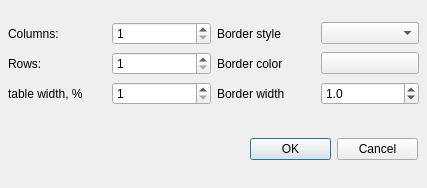
<?xml version="1.0" encoding="UTF-8"?>
<ui version="4.0">
 <class>DlgInsertTable</class>
 <widget class="QDialog" name="DlgInsertTable">
  <property name="geometry">
   <rect>
    <x>0</x>
    <y>0</y>
    <width>427</width>
    <height>188</height>
   </rect>
  </property>
  <property name="windowTitle">
   <string>Dialog</string>
  </property>
  <widget class="QWidget" name="layoutWidget">
   <property name="geometry">
    <rect>
     <x>250</x>
     <y>120</y>
     <width>168</width>
     <height>58</height>
    </rect>
   </property>
   <layout class="QGridLayout" name="gridLayout_2">
    <item row="0" column="0">
     <widget class="QPushButton" name="OKButton">
      <property name="text">
       <string>OK</string>
      </property>
     </widget>
    </item>
    <item row="0" column="1">
     <widget class="QPushButton" name="cancelButton">
      <property name="text">
       <string>Cancel</string>
      </property>
     </widget>
    </item>
   </layout>
  </widget>
  <widget class="QWidget" name="layoutWidget">
   <property name="geometry">
    <rect>
     <x>8</x>
     <y>21</y>
     <width>411</width>
     <height>87</height>
    </rect>
   </property>
   <layout class="QGridLayout" name="gridLayout">
    <item row="0" column="0">
     <widget class="QLabel" name="label">
      <property name="text">
       <string>Columns:</string>
      </property>
     </widget>
    </item>
    <item row="0" column="1">
     <widget class="QSpinBox" name="columsNumber">
      <property name="minimum">
       <number>1</number>
      </property>
      <property name="maximum">
       <number>100000</number>
      </property>
     </widget>
    </item>
    <item row="0" column="2">
     <widget class="QLabel" name="label_3">
      <property name="text">
       <string>Border style</string>
      </property>
     </widget>
    </item>
    <item row="0" column="3">
     <widget class="QComboBox" name="comboBoxFrameStyle"/>
    </item>
    <item row="1" column="0">
     <widget class="QLabel" name="label_2">
      <property name="text">
       <string>Rows:</string>
      </property>
     </widget>
    </item>
    <item row="1" column="1">
     <widget class="QSpinBox" name="rowsNumber">
      <property name="minimum">
       <number>1</number>
      </property>
      <property name="maximum">
       <number>1000000</number>
      </property>
     </widget>
    </item>
    <item row="1" column="2">
     <widget class="QLabel" name="label_4">
      <property name="text">
       <string>Border color</string>
      </property>
     </widget>
    </item>
    <item row="1" column="3">
     <widget class="QPushButton" name="buttonBackColor">
      <property name="text">
       <string/>
      </property>
     </widget>
    </item>
    <item row="2" column="0">
     <widget class="QLabel" name="label_5">
      <property name="text">
       <string>table width, %</string>
      </property>
     </widget>
    </item>
    <item row="2" column="1">
     <widget class="QSpinBox" name="tableWidth">
      <property name="minimum">
       <number>1</number>
      </property>
      <property name="maximum">
       <number>100</number>
      </property>
      <property name="singleStep">
       <number>1</number>
      </property>
     </widget>
    </item>
    <item row="2" column="2">
     <widget class="QLabel" name="label_6">
      <property name="text">
       <string>Border width</string>
      </property>
     </widget>
    </item>
    <item row="2" column="3">
     <widget class="QDoubleSpinBox" name="borderWidth">
      <property name="decimals">
       <number>1</number>
      </property>
      <property name="value">
       <double>1.000000000000000</double>
      </property>
     </widget>
    </item>
   </layout>
  </widget>
 </widget>
 <resources/>
 <connections/>
</ui>
